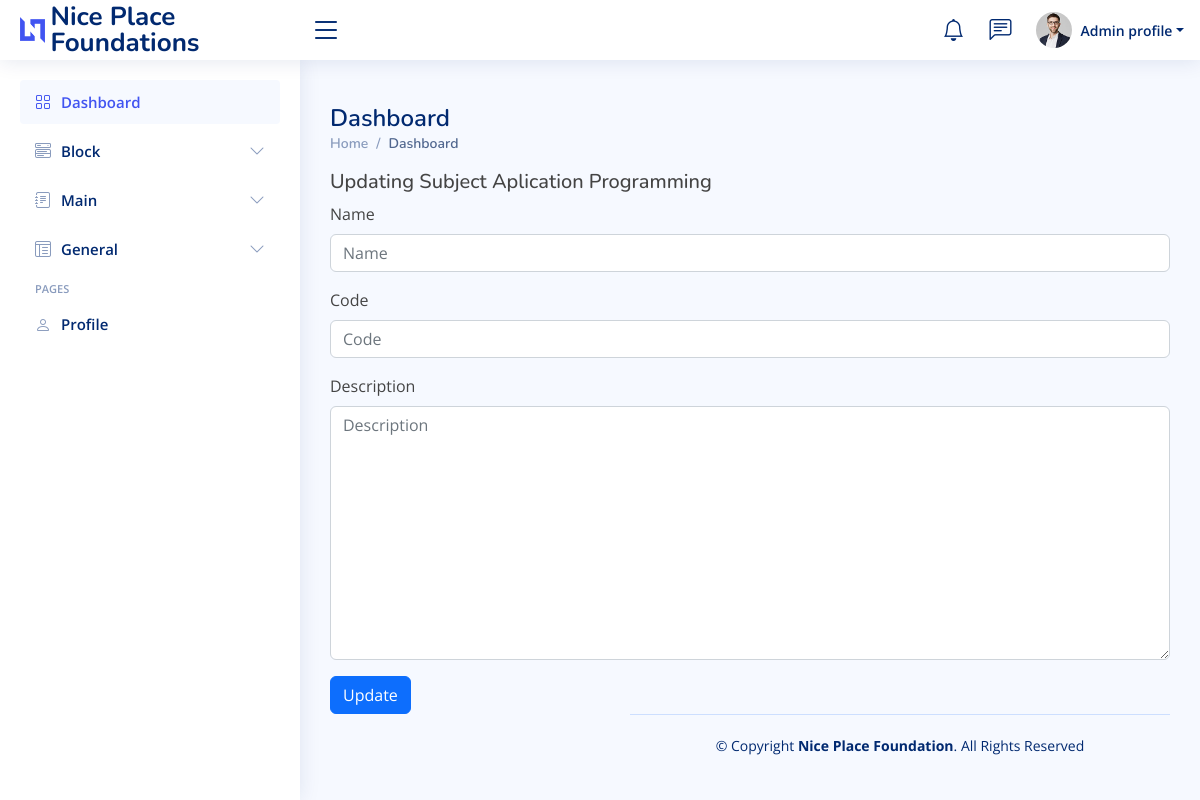
Page /home/subject_update/1/ on the earlier database version.
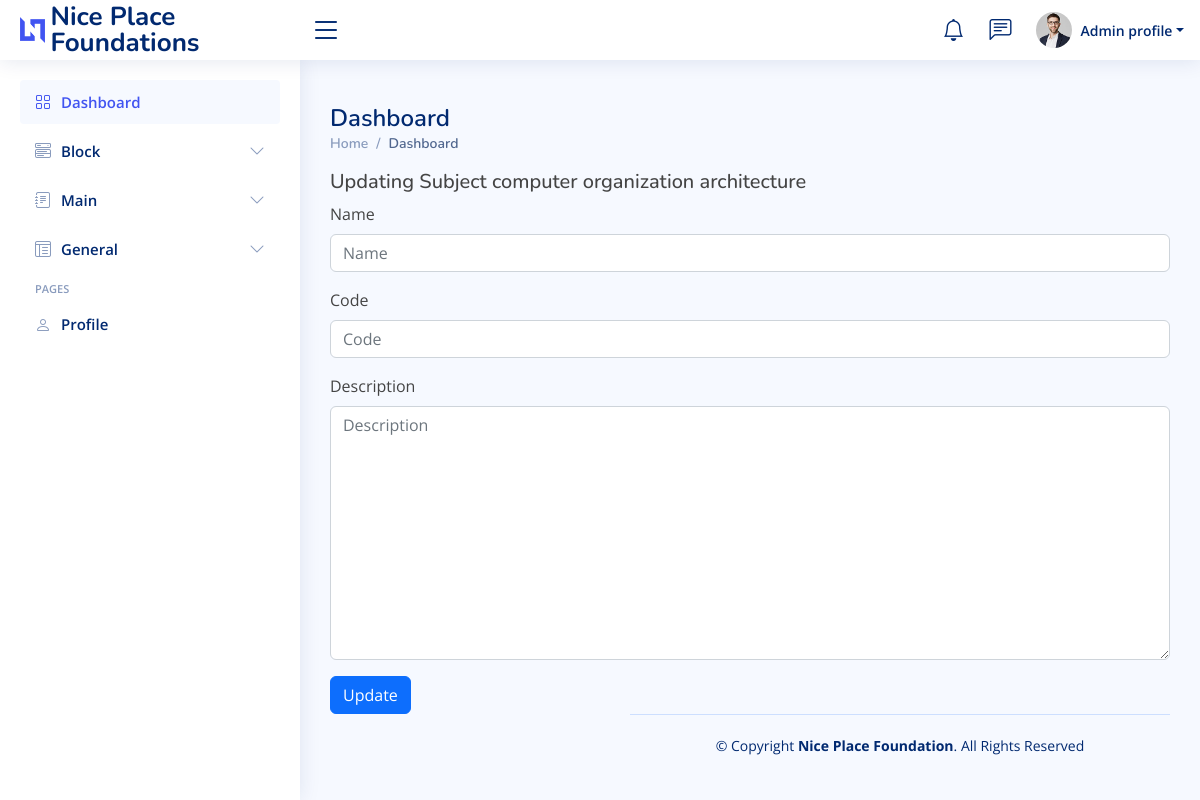
Same page on the later database version.
### app/models.py (models this page shows, shortened)
class Subject(models.Model):
    name = models.CharField(max_length=255)
    code = models.CharField(max_length=20)
    description = models.TextField()

### app/subject_views.py (the view)
# urls.py: path('subject_update/<int:pk>/', subject_views.subject_update, name='subject_update'),
def subject_update(request, pk):
    subject = get_object_or_404(Subject, pk=pk)
    form = SubjectForm(request.POST, instance = subject)
    if request.method == 'POST':
        form = SubjectForm(request.POST, instance = subject)
        if form.is_valid():
            form.save()
            return redirect('/home/subjects_detail/')
    else:
        form = SubjectForm(request.POST, instance = subject)
    context = {
        'form' : form,
        'subject' : subject
    }
    return render(request, 'Dashboard/subject_update.html', context)

### app/forms.py
class SubjectForm(ModelForm):
    class Meta:
        model = Subject
        fields = '__all__'

### app/templates/Dashboard/subject_update.html (shortened to what this page needs)
{% extends "Dashboard/base.html" %}
{% load bootstrap5 %}
{% block content %}
<h5>Updating Subject {{ subject.name }}</h5>
  <form method="POST">
    {% bootstrap_form form %}
    <button class="btn btn-primary">Update</button>
  </form>
{% endblock content %}

Differences in the rows shown:
changed Subject: name "Aplication Programming" → "computer organization architecture"
